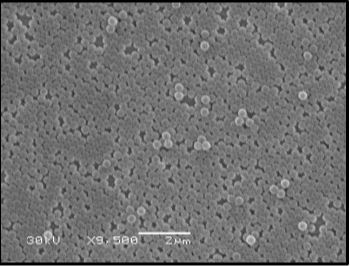
#> input picture 2.JPG, 350 x 266 px, found by its file name
$ python dot_detection_gauss.py
#> lines starting #> are read from the running program, lines starting #| are printed output that depends on the picture
### finalCode/exp1_imageMatching/FT_functions.py
import matplotlib.image as mpimg
import numpy as np
import time
import matplotlib.pyplot as plt

# [5 lines left out: function convert_gray, not called in this run]

def read_image(image_name):
    """
    Read image

    Inputs:
    ----------------
        image_name   Image path

    Output:
    ----------------
        img  Image as multi channel array
       """
#> called with image_name = '2.JPG'

    img = mpimg.imread(image_name)
#> img is the input picture: shape (266, 350, 3); min 0, max 255, mean 113
    #im_array = np.array(img)

    return img

def find_best_match(score):
    """
    Find max value in 2D array and its index

    Inputs:
    ----------------
        score   2D target array

    Output:
    ----------------
        index   Index of largest element

        max_element Max Element in the array

     """

    #try:
    max_element = np.amax(score)
    #except:
    #    print( "Line 45 Error", score )
    index = np.unravel_index(np.argmax( score, axis=None), score.shape)
    #index = np.argmax(score)

    return index, max_element # tuple = list, int

def matrix_fft(pattern):
    """
    FFT of the input array

    Inputs:
    ----------------
        pattern   2D array

    Output:
    ----------------
        fft2   FFT of array

     """

    #Take FFt along columns, then rows
    fft1 = np.fft.fft(pattern, axis = 0)
    fft2 = np.fft.fft(fft1, axis = 1)

    return fft2

# [19 lines left out: function matrix_ifft, not called in this run]

def matrix_complex_conj(pattern):
    """
    Complex of the input array

    Inputs:
    ----------------
        pattern   2D array

    Output:
    ----------------
        pattern_fft_conj   Complex conjugate of array

     """

    pattern_fft_conj = np.conj(pattern)

    return pattern_fft_conj

def zero_padding(input_array, x_pad, y_pad):
    """
    Zero pad 2D array by placing it in centre of zeroed matrix of padded size.

    Inputs:
    ----------------
        input_array   The array to pad

        x_pad    Padwidth of the rows. Floats will be rounded up.

        y_pad    Padwidth of the columns. Floats will be rounded up.

    Output:
    ----------------
        padded  Padded template array.
     """

    # [16 lines of commented-out code are left out]

    x_pad = int((x_pad))
    y_pad = int((y_pad))

    return np.pad(input_array, [(x_pad, ), (y_pad, )], mode='constant')

# [7 lines left out: function nextpow2, not called in this run]

def crr_2d( pattern, template):
    """
    Cross correlation of two 2D arrays using FFt to convolve spatial arrays

    Inputs:
    ----------------
        pattern   Pattern must be non empty

        template   Template, search space with similar dimensionality to pattern

    Output:
    ----------------
        real_corr  Cross correlation array
     """


    # move into zero padding function
    side_edge_pad = template.shape[0] - pattern.shape[0]
#> side_edge_pad = 263
    bottom_edge_pad = template.shape[1] - pattern.shape[1]
#> bottom_edge_pad = 347

    # pad pattern as centre of array with zeros
    pattern_padded = zero_padding( pattern, side_edge_pad / 2, bottom_edge_pad / 2)

    template_fft = matrix_fft(template) #(a)
    pattern_fft_conj = matrix_complex_conj( matrix_fft(pattern_padded) ) # (b)
#> in matrix_fft (call 2), `fft1 = np.fft.fft(pattern, axis = 0)`:
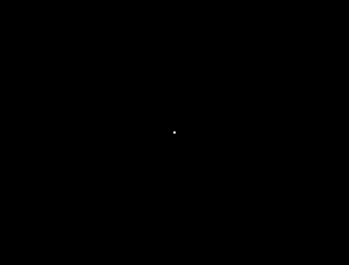
#> pattern: shape (265, 349) float64; min 0, max 0.159, mean 8.43e-06; drawn with min black and max white

    #a * b. Offset pattern due to padding
    width = pattern_fft_conj.shape[0]
#> width = 265
    height = pattern_fft_conj.shape[1]
#> height = 349
    product = pattern_fft_conj[0:width, 0:height] *  template[0:width, 0:height]

    # ccr = matrix_ifft(product)
    template_fft = np.fft.fft2( template )
    pattern_fft = np.fft.fft2( pattern )
    pattern_fft_conj = np.flip( pattern_fft )
    ccr = np.fft.ifft2(product)
    real_corr = np.real(ccr)


    plt.imshow(pattern_padded)
    plt.title("pattern_padded")
    plt.show()
    plt.imshow(template)
    plt.title("template")
    plt.show()
    plt.imshow( np.fft.fftshift( np.imag(template_fft ) ) )
    plt.title("template_fft")
    plt.show()
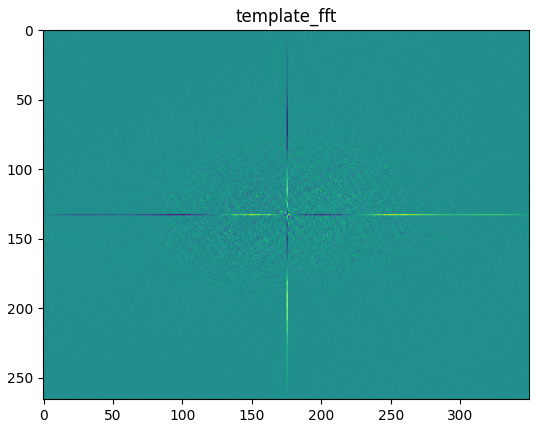
#> figure drawn by matplotlib, 1 panel
    plt.imshow( np.fft.fftshift( np.imag(pattern_fft_conj ) ) )
    plt.title("pattern_fft_conj")
    plt.show()
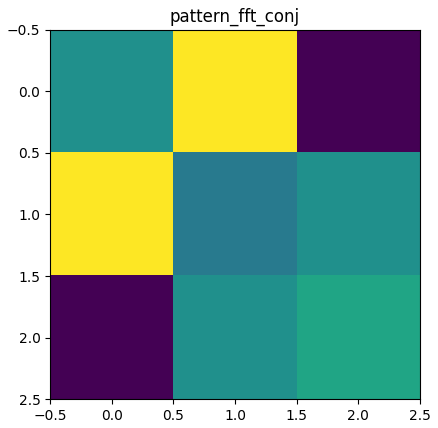
#> figure drawn by matplotlib, 1 panel
    plt.imshow( np.fft.fftshift( np.imag(ccr ) ) )
    plt.title("ccr")
    plt.show()
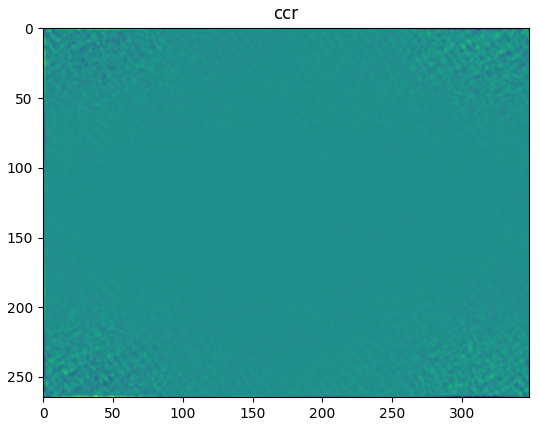
#> figure drawn by matplotlib, 1 panel
    plt.imshow(real_corr)
    plt.title("real_corr")
    plt.show()

    return real_corr

# [93 lines left out: functions resize_even, find_offset, visualize_results, not called in this run]

### finalCodeBeforeCleaning/depthMapping/dot_detection_gauss.py
import numpy as np
import time
import matplotlib.pyplot as plt
from itertools import islice
import matplotlib.image as mpimg
from numpy import pi, exp, sqrt
from FT_functions import*

def gauss_2d( k ):
    probs = []
    s = 1
    k = k // 2
    # (1/sqrt(2pi*s*s))*exp(-(z)^2/2s*s)  for u=0
    # z = -1 , 0 , 1 for k = 1
    for z in range(-k, k+1):
        probs.append(exp(-z*z/(2*s*s))/sqrt(2*pi*s*s))
    kernel = np.outer(probs, probs)

    return kernel


gaussian = gauss_2d(3)
img = read_image("2.JPG")
image_mean_1= img[:,:,0:3].mean(axis=2)
corr = crr_2d(gaussian, image_mean_1)
best = find_best_match( corr)
#> in find_best_match, `max_element = np.amax(score)`: max_element = 17.1
#> in find_best_match, `index = np.unravel_index(np.argmax( score, axis=None), score.shape)`: index = (133, 175)
#> best = ((133, 175), 17.1)
max = []
threshold = 0.001
dots = np.zeros( (corr.shape[0], corr.shape[1] ) )   # gives a matrix of n x m with all zeros in it
for i in range( corr.shape[0] ):
    for j in range(corr.shape[1]):
            if corr[i ,j] >= threshold:
                max.append((i,j))  # [(1,2), (1,3), (2,4)...]
                dots[i,j] = 1
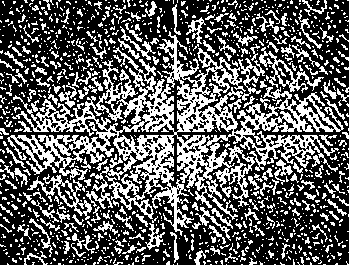
#> dots: shape (265, 349) float64; values 0 (black) and 1 (white), 36.5% white in thin lines or dots
                #dot = Circle((i, j), 10)
                #img.add_path(dot)

print(dots)
#> (printed output is left out)
from matplotlib.patches import Circle #draw on image
plt.imshow(dots)
plt.show()
print(gaussian)
plt.imshow(gaussian)
plt.show()
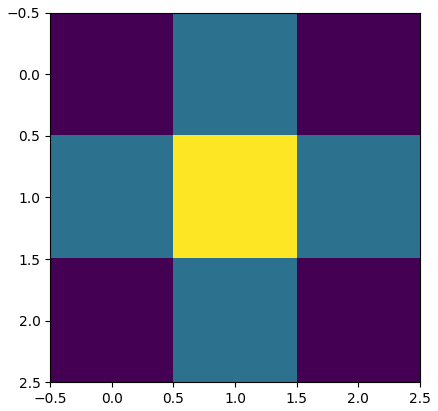
#> figure drawn by matplotlib, 1 panel

$ run again, with 1.JPG copied over 2.JPG
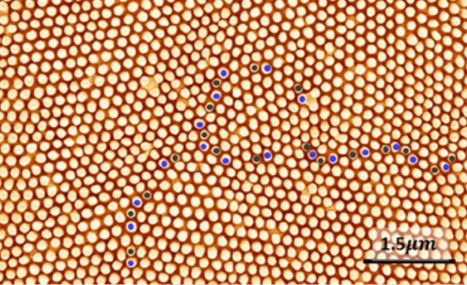
#> input picture 1.JPG, 467 x 285 px, found by its file name
#> in read_image, img is the input picture: shape (285, 467, 3); mean R, G, B 204.9, 147.3, 106.1
#> in crr_2d, `plt.show()`:
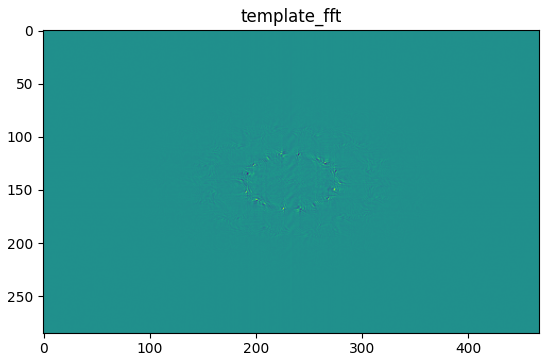
#> figure drawn by matplotlib, 1 panel
#> max_element = 24.43
#> index = (143, 234)
#> best = ((143, 234), 24.43)
#> after the loop `for i in range( corr.shape[0] ):`:
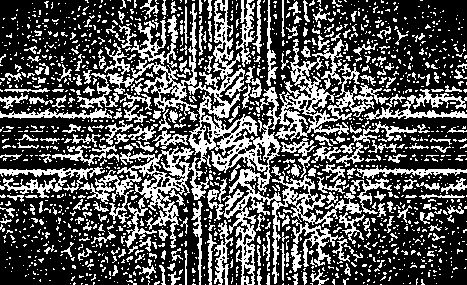
#> dots: shape (285, 467) float64; values 0 (black) and 1 (white), 33.6% white in thin lines or dots
#> (printed output is left out)
